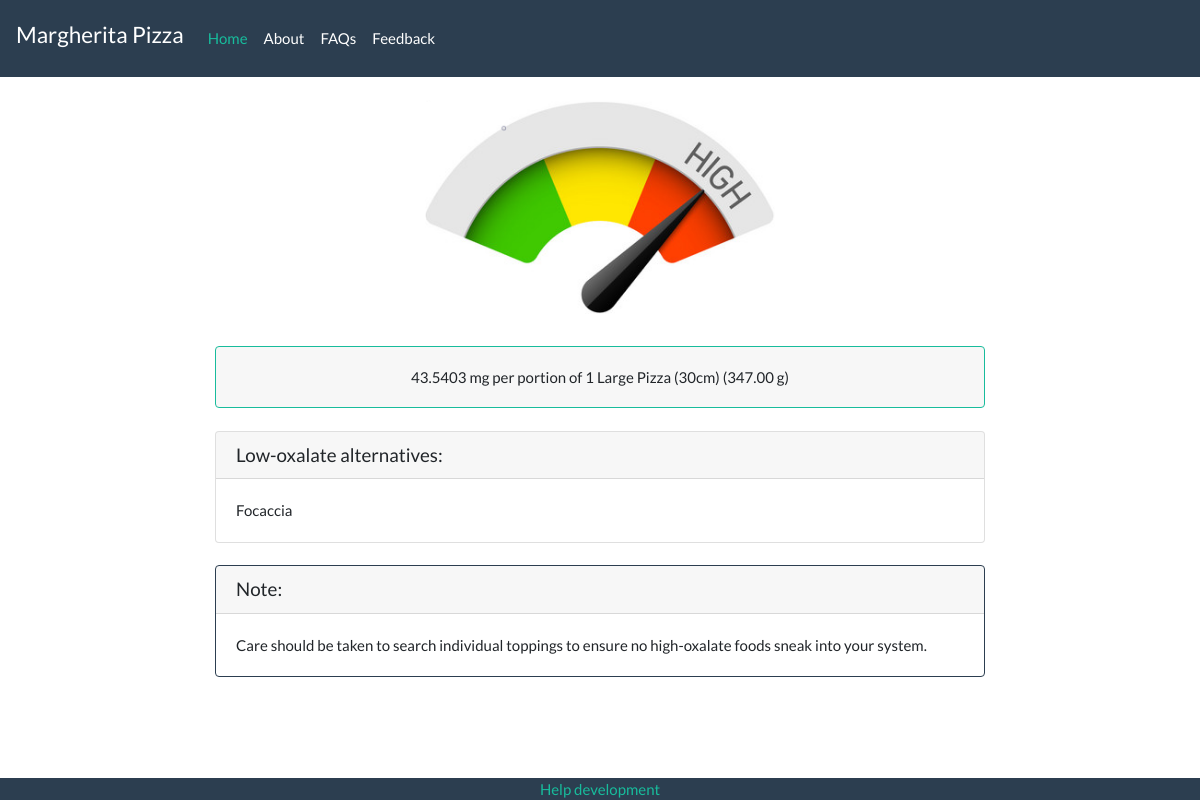
The app's page /lookup/m/Margherita Pizza/, older data.
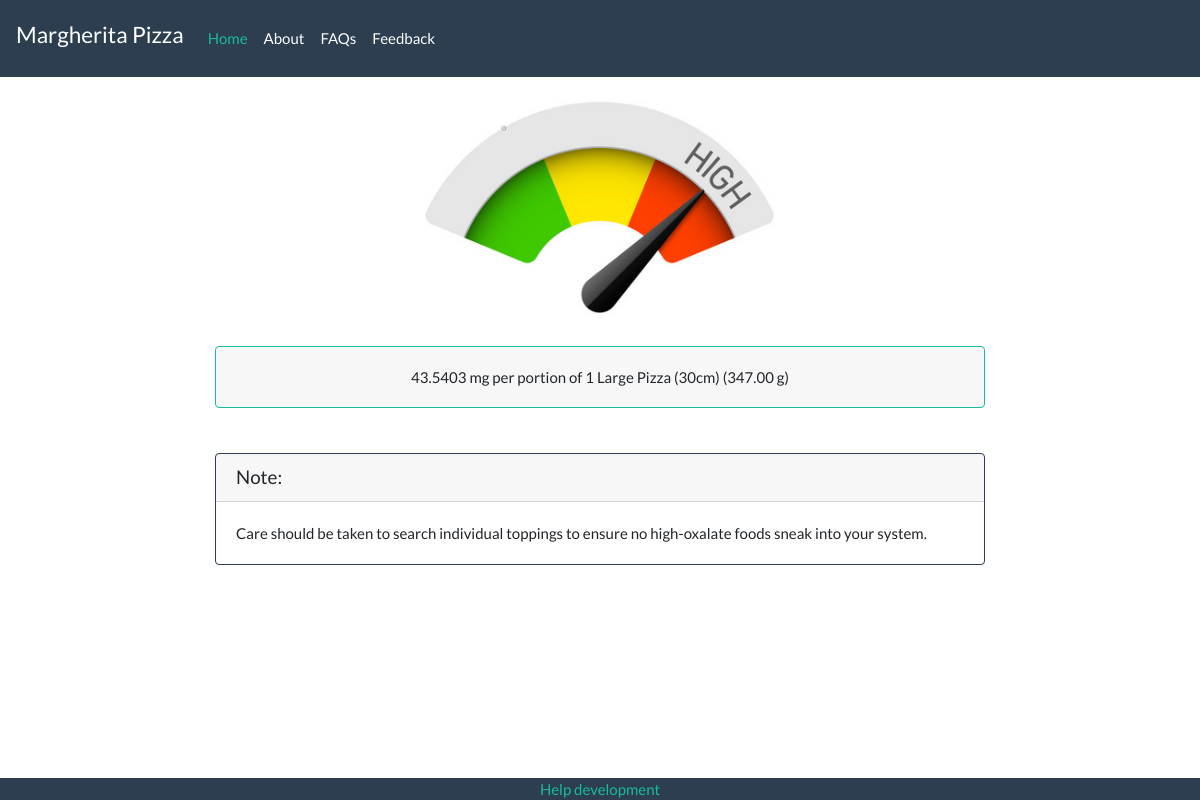
The same page, newer data.
### lookup/models.py (models this page shows, shortened)
class Meal(models.Model):
	name = models.CharField(max_length=50)
	portion_desc = models.CharField(max_length=50)
	alternatives = models.CharField(max_length=200)
	source_notes = models.TextField()

### lookup/views.py (the view)
# urls.py: path('m/<meal_name>/', views.meal, name='meal')
def meal(request, meal_name):
	grams = 0
	oxalates = 0
	ing_ox = 0
	meal = get_object_or_404(Meal, name=meal_name)
	connections = get_list_or_404(MealIngredient, meal=meal)
	rows = []
	for meal_ing in connections:
		ing_ox = meal_ing.ingredient.ox_per_100g * meal_ing.ing_qty_in_g / 100
		oxalates += ing_ox
		grams += meal_ing.ing_qty_in_g
		ing_name = meal_ing.ingredient.name
		rows.append((ing_name, round(ing_ox,1), round(meal_ing.ing_qty_in_g,1)))
	rowsorted = sorted(rows, key=lambda tup: tup[1], reverse=True)
	context = {
		'name': meal_name,
		'rows': rowsorted,
		'ox_per_portion': oxalates,
		'portion_grams': grams,
		'portion_desc': meal.portion_desc,
		'alternatives': meal.alternatives,
		'source_notes': meal.source_notes,
	}
	return render(request, 'meal.html', context)

### lookup/templates/meal.html (shortened to what this page needs)
{% extends 'base.html' %}
{% block custom_css %}
{% load static %}
<link rel="stylesheet" type="text/css" href="{% static 'css/mealingredient.css' %}">
{% endblock %}
{% block navbar_main %}
{{ name }}
{% endblock %}
{% block content %}
<section class="jumbotron">
	<div class="container text-center">
    <br>
    {% if ox_per_portion <= 10 %}
		  <img src="{% static 'lookup/low.png' %}" class="img-fluid w-100" alt="My image">
    {% elif ox_per_portion <= 25 %}
      <img src="{% static 'lookup/mod.png' %}" class="img-fluid w-100" alt="My image">
    {% else %}
      <img src="{% static 'lookup/high.png' %}" class="img-fluid w-100" alt="My image">
    {% endif %}
	</div>
</section>
<div class="container">
  <div class="accordion" id="accordionExample">
    <div class="card border-success">
      <div class="card-header" id="headingOne">
        <h2 class="mb-0">
          <button class="btn btn-block text-center" type="button" data-toggle="collapse" data-target="#collapseOne" aria-expanded="true" aria-controls="collapseOne">
            {{ ox_per_portion }} mg per portion of {{ portion_desc }} ({{ portion_grams }} g)
          </button>
        </h2>
      </div>
    </div>
  </div>
</div>
<br>
{% if alternatives != 'none' %}
  <div class="container">
    <div class="card">
        <h5 class="card-header">Low-oxalate alternatives:</h5>
        <div class="card-body">
          {{ alternatives }}
        </div>
    </div>
  </div>
{% endif %}
<br>
{% if source_notes != 'none' %}
  <div class="container">
    <div class="card border-primary">
        <h5 class="card-header">Note:</h5>
        <div class="card-body">
          {{ source_notes }}
        </div>
    </div>
  </div>
{% endif %}
<div class="bg-primary fixed-bottom">
      <div class="container">
      <div class="row justify-content-center">
        <div class="text-center">
          <a href="#">Help development</a>
        </div>
      </div>
    </div>
</div>
{% endblock %}

Row changes from the older to the newer data that the page shows:
changed Meal "Margherita Pizza": alternatives "Focaccia" → (not shown)
Text that changed along with them:
text no longer shown: "Low-oxalate alternatives:"
